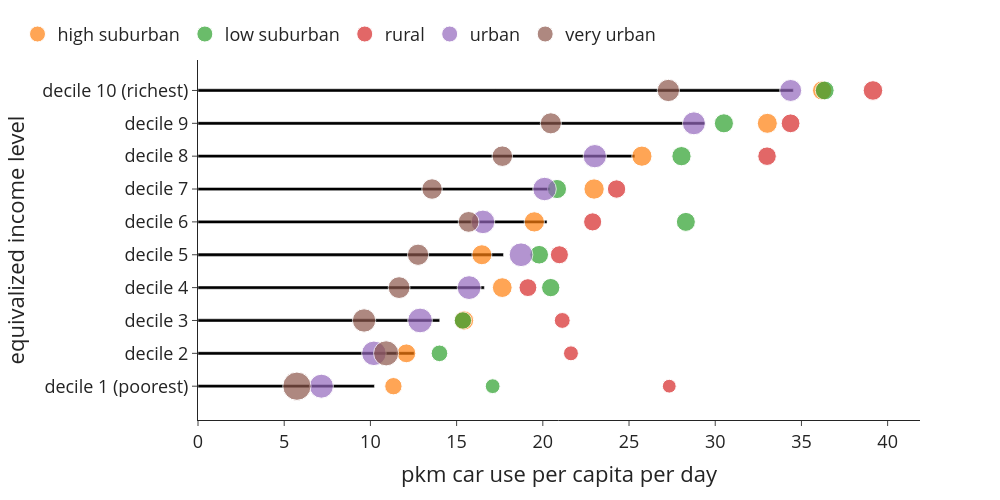

Here is the notebook cell this chart was saved with:
### Markdown cell above
#### Mobility

### Code cell
bubblechart((use['car_pkm']*use['n_hhd']/365), use['n_hhdmem2019'], use['n_hhd'], 0, 3, 'pkm car use per capita per day','equivalized income level', 'pkmcar_per_cap_inc_urb')

### Figure 1 — Plotly figure (JSON) as saved in the notebook; plotly's stock layout.template omitted (floating-point values rounded to 4 significant figures)
{"data": [{"alignmentgroup": "True", "hovertemplate": "pkm car use per capita per day=%{x}<br>equivalized income level=%{y}<extra></extra>", "legendgroup": "", "marker": {"color": "#000000", "pattern": {"shape": ""}}, "name": "", "offsetgroup": "", "orientation": "h", "showlegend": false, "textposition": "auto", "type": "bar", "x": [10.23, 12.54, 14.02, 16.61, 17.72, 20.25, 20.42, 25.34, 29.4, 34.53], "xaxis": "x", "y": ["decile 1 (poorest)", "decile 2", "decile 3", "decile 4", "decile 5", "decile 6", "decile 7", "decile 8", "decile 9", "decile 10 (richest)"], "yaxis": "y"}, {"marker": {"size": [102205, 120820, 128045, 132900, 135970, 139780, 140370, 138905, 135660, 126370], "sizemin": 4, "sizemode": "area", "sizeref": 678.7}, "mode": "markers", "name": "high suburban", "showlegend": true, "type": "scatter", "x": [11.33, 12.09, 15.43, 17.65, 16.46, 19.51, 22.97, 25.75, 33.02, 36.2], "y": ["decile 1 (poorest)", "decile 2", "decile 3", "decile 4", "decile 5", "decile 6", "decile 7", "decile 8", "decile 9", "decile 10 (richest)"]}, {"marker": {"size": [74575, 93830, 102640, 113920, 118480, 122125, 124155, 126055, 123585, 120725], "sizemin": 4, "sizemode": "area", "sizeref": 678.7}, "mode": "markers", "name": "low suburban", "showlegend": true, "type": "scatter", "x": [17.09, 14.01, 15.36, 20.46, 19.79, 28.3, 20.82, 28.04, 30.5, 36.35], "y": ["decile 1 (poorest)", "decile 2", "decile 3", "decile 4", "decile 5", "decile 6", "decile 7", "decile 8", "decile 9", "decile 10 (richest)"]}, {"marker": {"size": [65055, 75450, 85460, 108310, 110395, 111185, 114380, 116535, 119855, 129815], "sizemin": 4, "sizemode": "area", "sizeref": 678.7}, "mode": "markers", "name": "rural", "showlegend": true, "type": "scatter", "x": [27.33, 21.63, 21.13, 19.14, 20.96, 22.89, 24.28, 33.0, 34.37, 39.15], "y": ["decile 1 (poorest)", "decile 2", "decile 3", "decile 4", "decile 5", "decile 6", "decile 7", "decile 8", "decile 9", "decile 10 (richest)"]}, {"marker": {"size": [195730, 204460, 207535, 192400, 190775, 189095, 187295, 184060, 178450, 163530], "sizemin": 4, "sizemode": "area", "sizeref": 678.7}, "mode": "markers", "name": "urban", "showlegend": true, "type": "scatter", "x": [7.158, 10.2, 12.88, 15.72, 18.74, 16.53, 20.1, 23.01, 28.76, 34.38], "y": ["decile 1 (poorest)", "decile 2", "decile 3", "decile 4", "decile 5", "decile 6", "decile 7", "decile 8", "decile 9", "decile 10 (richest)"]}, {"marker": {"size": [271485, 214135, 185150, 161340, 153445, 146780, 142585, 143340, 151295, 168505], "sizemin": 4, "sizemode": "area", "sizeref": 678.7}, "mode": "markers", "name": "very urban", "showlegend": true, "type": "scatter", "x": [5.738, 10.91, 9.633, 11.66, 12.76, 15.7, 13.57, 17.65, 20.46, 27.28], "y": ["decile 1 (poorest)", "decile 2", "decile 3", "decile 4", "decile 5", "decile 6", "decile 7", "decile 8", "decile 9", "decile 10 (richest)"]}], "layout": {"bargap": 0.9, "barmode": "relative", "font": {"size": 18}, "height": 500, "legend": {"orientation": "h", "tracegroupgap": 0, "x": -0.25, "xanchor": "left", "y": 1.02, "yanchor": "bottom"}, "margin": {"t": 60}, "width": 1000, "xaxis": {"anchor": "y", "domain": [0, 1], "title": {"text": "pkm car use per capita per day"}}, "yaxis": {"anchor": "x", "domain": [0, 1], "title": {"text": "equivalized income level"}}}}
